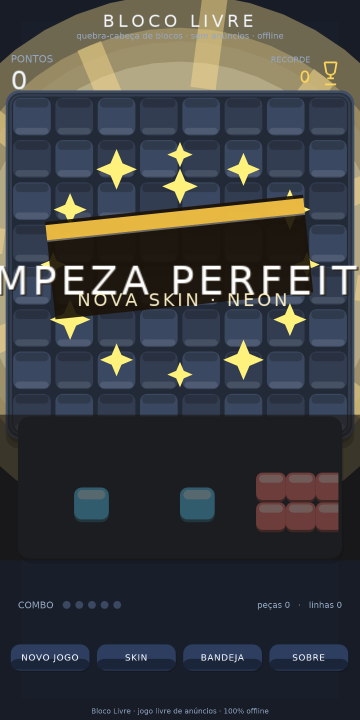
#> input picture screenshots/07_clear.png, 720 x 1440 px, found by its file name (shown at 1/2 size)
$ python r12_forensics_n.py
#> lines starting #> are read from the running program, lines starting #| are printed output that depends on the picture; after the words box and inside, x2 and y2 are one past the last pixel; in counts of white or black regions, pixels touching at a corner belong together
#!/usr/bin/env python3
"""R12 part N: star geometry in 07_clear vs r11; band top; gap. Skins ASCII + palettes.
Streak bar geometry. Tray zone finer ASCII."""
from PIL import Image
import numpy as np

R12 = '/home/z/my-project/critic_shots/r12/'
R11 = '/home/z/my-project/critic_shots/r11/'

def load(p):
    return np.asarray(Image.open(p).convert('RGB')).astype(int)

def star_mask(im):
    R, G, B = im[:,:,0], im[:,:,1], im[:,:,2]
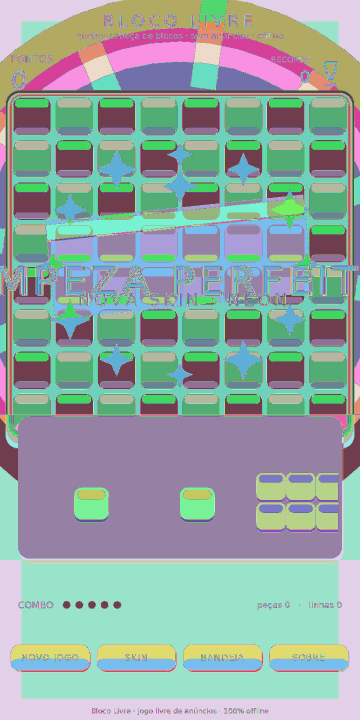
#> R: shape (1440, 720) int64 (shown at 1/2 size); 237 distinct labels, from 19 to 255; one colour per label, 0 black
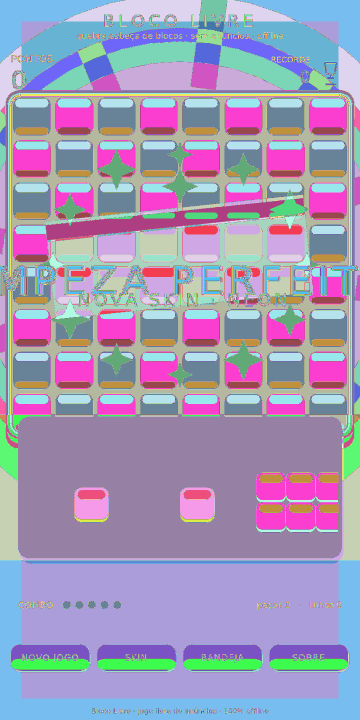
#> G: shape (1440, 720) int64 (shown at 1/2 size); 236 distinct labels, from 20 to 255; one colour per label, 0 black
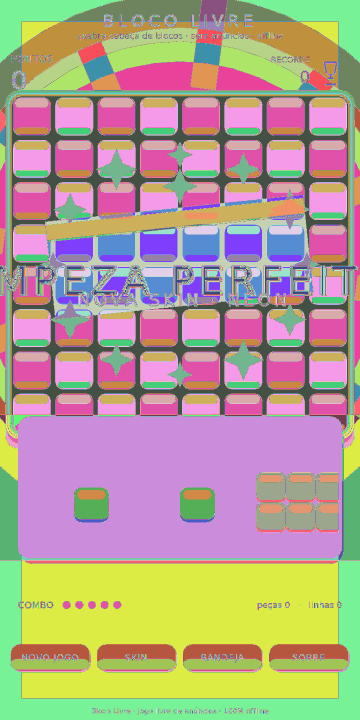
#> B: shape (1440, 720) int64 (shown at 1/2 size); 247 distinct labels, from 9 to 255; one colour per label, 0 black
    gold = (R > 200) & (G > 140) & (B < 200) & (R - B > 60)
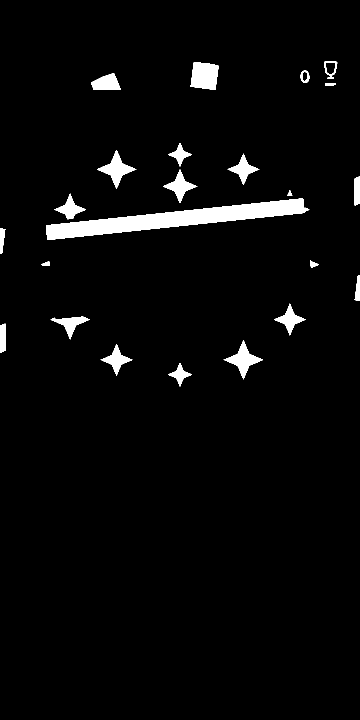
#> gold: shape (1440, 720) bool (shown at 1/2 size); 3.4% white; 23 white regions, largest, box (x1, y1, x2, y2) and area: (92, 397, 619, 480) 15445, (381, 125, 437, 180) 2534, (194, 300, 273, 378) 1905
    pale = (R > 230) & (G > 200) & (B > 140)
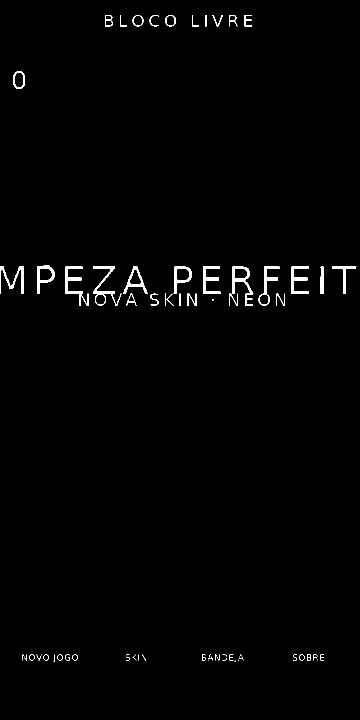
#> pale: shape (1440, 720) bool (shown at 1/2 size); 1.1% white; 73 white regions (31 under 20 px), largest, box (x1, y1, x2, y2) and area: (465, 532, 507, 612) 916, (131, 532, 177, 612) 914, (186, 532, 243, 612) 909
    return gold | pale

for tag, path in [('r12', R12+'07_clear.png'), ('r11', R11+'07_clear.png')]:
    im = load(path)
    m = star_mask(im)
    zone = np.zeros_like(m); zone[210:360, :] = True
    m = m & zone
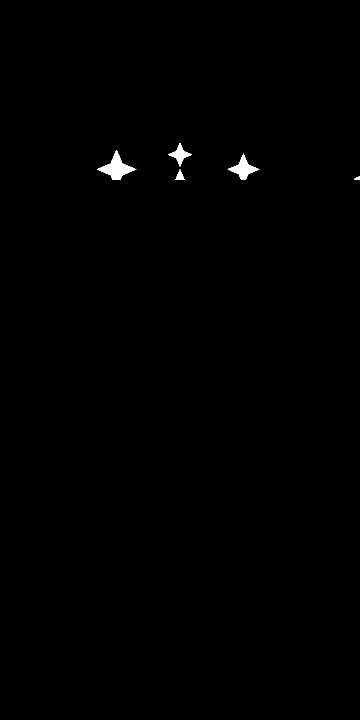
#> m: shape (1440, 720) bool (shown at 1/2 size); 0.38% white; 5 white regions, box (x1, y1, x2, y2) and area: (194, 300, 273, 360) 1756, (455, 307, 519, 360) 1199, (336, 286, 384, 333) 730, (351, 339, 369, 360) 208, (709, 353, 720, 360) 59
    ys, xs = np.where(m)
#> ys = 3952 values from 286 to 359; xs = 3952 values, max 719 at index 3619, min 194 at index 2207, mean 346.9
    print(f"[{tag}] star-zone pixels: n={len(ys)}", end="")
#| [r12] star-zone pixels: n=3952
    if len(ys):
        # restrict to central cluster x 240..500 (exclude left HUD column x<200)
        sel = (xs >= 240) & (xs <= 520)
        print(f" | central: n={sel.sum()} rows {ys[sel].min()}..{ys[sel].max()} cols {xs[sel].min()}..{xs[sel].max()}", end="")
#|  | central: n=2648 rows 286..359 cols 240..518
        if sel.sum():
            ylo, yhi = ys[sel].min(), ys[sel].max()
#> ylo = 286; yhi = 359
            # widest row
            ymid = (ylo+yhi)//2
#> ymid = 322
            row = m[ymid, 240:520]
            xs2 = np.where(row)[0]
#> xs2 = 27 values from 0 to 253
            print(f" | height={yhi-ylo+1} width@mid={xs2.max()-xs2.min()+1}")
#|  | height=74 width@mid=254
    else:
        print()

# band top in 07_clear (celebration banner): first row with wide gold
im7 = load(R12+'07_clear.png')
lum7 = im7.mean(axis=2)
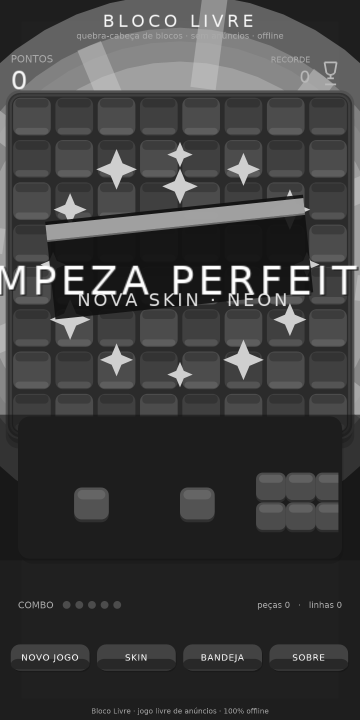
#> lum7: shape (1440, 720) float64 (shown at 1/2 size); min 19.67, max 255, mean 62.6
for y in range(340, 380):
    frac = (lum7[y, 40:680] > 150).mean()
    if frac > 0.5:
        print("r12 07_clear banner top:", y, "frac", round(frac,2)); break
#> this loop made 40 passes
#> frac on passes 1 to 12: 0.206, 0.195, 0.18, 0.169, 0.153, 0.139, 0.127, 0.113, 0.1, 0.0906, 0.0844, 0.0828
im11c = load(R11+'07_clear.png')
lum11c = im11c.mean(axis=2)
for y in range(340, 380):
    frac = (lum11c[y, 40:680] > 150).mean()
    if frac > 0.5:
        print("r11 07_clear banner top:", y, "frac", round(frac,2)); break

# r11 star bottom
im11 = load(R11+'07_clear.png')
m11 = star_mask(im11)
zone = np.zeros_like(m11); zone[210:360, :] = True
m11z = m11 & zone
ys, xs = np.where(m11z)
sel = (xs >= 240) & (xs <= 520)
if sel.sum():
    print("r11 star rows:", ys[sel].min(), "..", ys[sel].max())
#| r11 star rows: 286 .. 359

# ===== SKINS: palette diversity + layout =====
print("\n===== SKIN PALETTE STATS =====")
for nm in ['02_skin0','03_skin1','04_skin2','05_skin3','06_full']:
#> (the run stopped early here; a loop or call above may not have finished)
